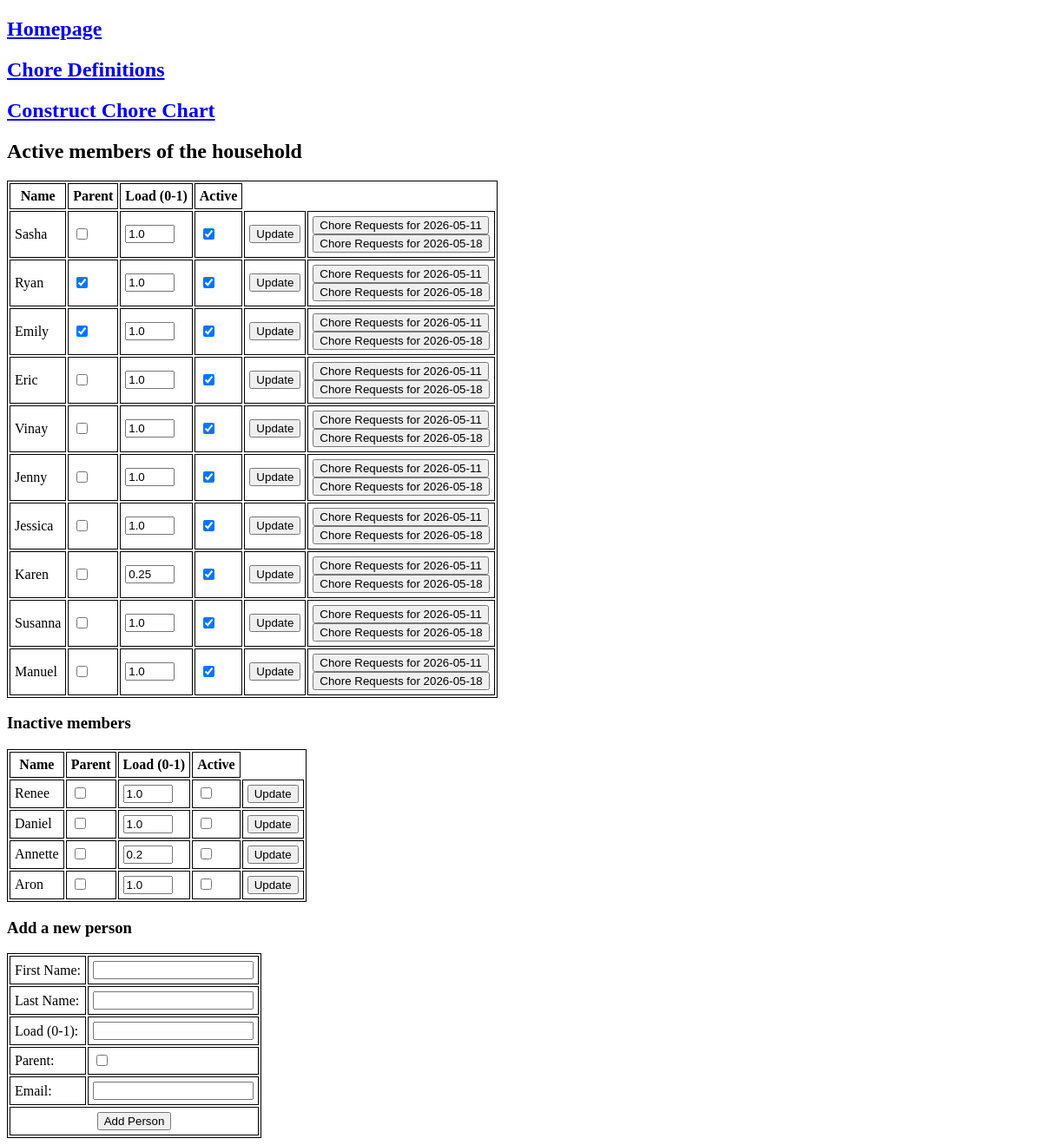
The app's page /people, older data.
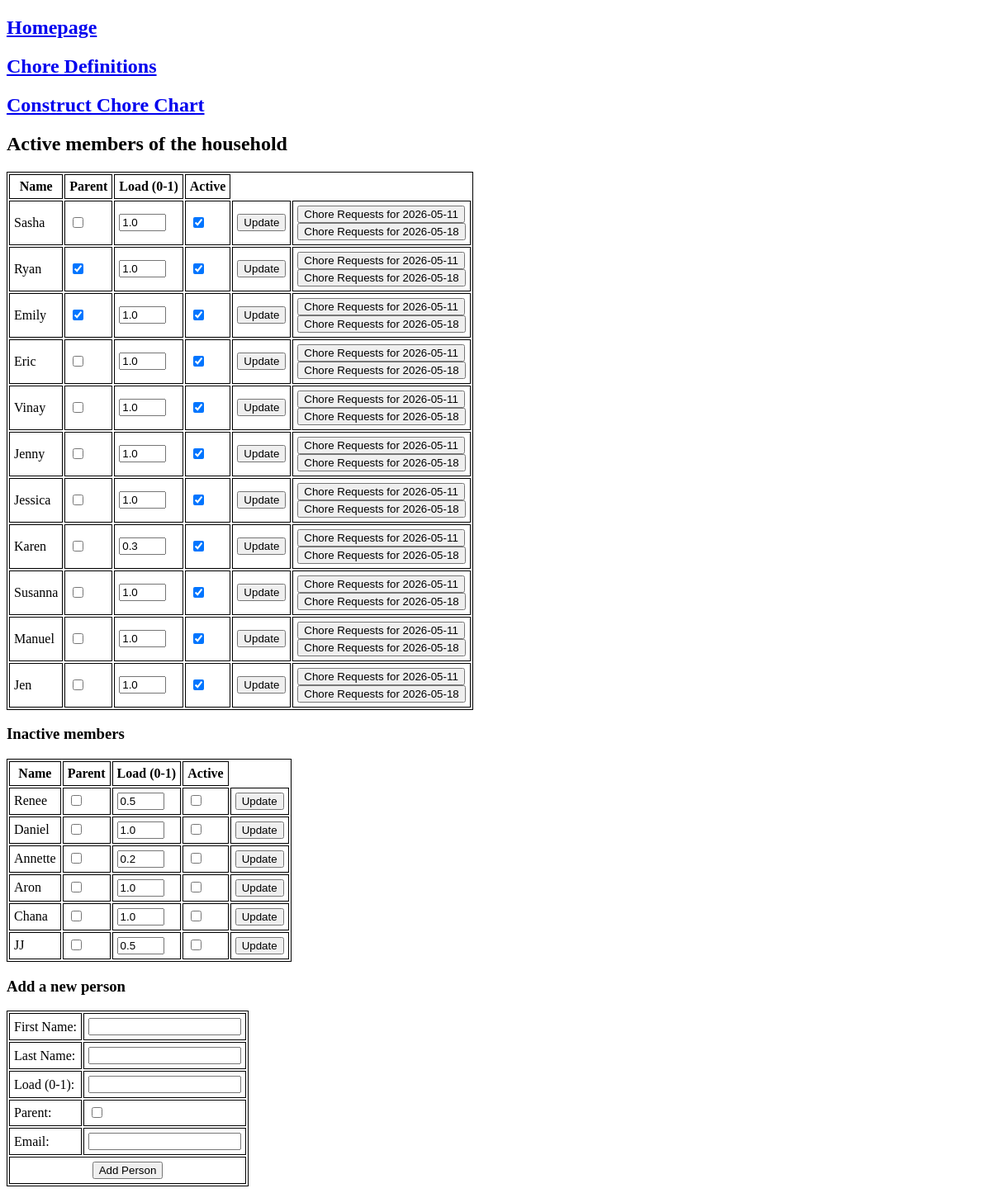
The same page, newer data.
### tables this page shows
CREATE TABLE "people" (
"id" INTEGER,
  "first_name" TEXT,
  "last_name" TEXT,
  "load_fraction" REAL,
  "parent" INTEGER,
  "active" INTEGER,
  "email" TEXT
);

### chore_chart.py (the view)
@app.route("/people")
def people():
    today = date.today()
    this_monday = today - timedelta(days = today.weekday())
    next_monday = this_monday + timedelta(days = 7)
    with sqlite3.connect(db) as con:
        people = pd.read_sql(con=con, sql="SELECT * FROM people")
    return render_template("people.html", people = people,
                           this_monday = this_monday,
                           next_monday = next_monday)

### templates/people.html (shortened to what this page needs)
<!doctype html>
<html>
<head>
  <link rel="stylesheet" href="{{ url_for('static', filename='style.css') }}">
</head>
<body>
  <h2><a href="/">Homepage</a></h2>
  <h2><a href="/tasks">Chore Definitions</a></h2>
  <h2><a href="/chores">Construct Chore Chart</a></h2>
  <h2>Active members of the household</h2>
  <table>
    <tr>
      <th>Name</th>
      <th>Parent</th>
      <th>Load (0-1)</th>
      <th>Active</th>
    </tr>
    {% for person in people.query('active == 1').itertuples() %}
    <tr>
      <td>{{person.first_name}}</td>
      <form method="POST" action="{{ url_for('update_person') }}">
	<td>
	  <input type="checkbox" name="parent" {{"checked" if person.parent else ""}}/>
	</td>
	<td>
	  <input type="text" name="frac" size="4" value="{{ person.load_fraction }}"/>
	</td>
	<td>
	  <input type="checkbox" name="active" {{"checked" if person.active else ""}}/>
	</td>
	<td>
	  <button type="sumbit">Update</button>
	</td>
      </form>
      <td>
	{% if person.active %}
	<form action="{{ url_for('requests', person_id = person.id,
		      monday = this_monday) }}", method="GET">
	  <button type="sumbit">Chore Requests for {{this_monday}}</button>
	</form>
	<form action="{{ url_for('requests', person_id = person.id,
		      monday = next_monday) }}", method="GET">
	  <button type="sumbit">Chore Requests for {{next_monday}}</button>
	</form>
	{% endif %}
      </td>
    </tr>
    {% endfor %}
  </table>
  <h3>Inactive members</h3>
  <table>
    <tr>
      <th>Name</th>
      <th>Parent</th>
      <th>Load (0-1)</th>
      <th>Active</th>
    </tr>
    {% for person in people.query('active == 0').itertuples() %}
    <tr>
      <td>{{person.first_name}}</td>
      <form method="POST" action="{{ url_for('update_person') }}">
	<td>
	  <input type="checkbox" name="parent" {{"checked" if person.parent else ""}}/>
	</td>
	<td>
	  <input type="text" name="frac" size="4" value="{{ person.load_fraction }}"/>
	</td>
	<td>
	  <input type="checkbox" name="active" {{"checked" if person.active else ""}}/>
	</td>
	<td>
	  <button type="sumbit">Update</button>
	</td>
      </form>
    </tr>
    {% endfor %}
  </table>
  <h3>Add a new person</h3>
  <form method="POST" action="{{ url_for('add_person') }}">
    <table>
      <tr>
	<td><label for="first_name">First Name:</label></td>
	<td><input type="text" id="first_name" name="first_name"></input></td>
      </tr>
      <tr>
	<td><label for="last_name">Last Name:</label></td>
	<td><input type="text" id="last_name" name="last_name"></input></td>
      </tr>
      <tr>
	<td><label for="frac">Load (0-1):</label></td>
	<td><input type="text" id="frac" name="frac"></input></td>
      </tr>
      <tr>
	<td><label for="parent">Parent:</label></td>
	<td><input type="checkbox" id="parent" name="parent"></input></td>
      </tr>
      <tr>
	<td><label for="email">Email:</label></td>
	<td><input type="text" id="email" name="email"></input></td>
      </tr>
      <tr>
	<td colspan="2" class="center-text">
	  <input type="submit" value="Add Person">
	</td>
      </tr>
    </table>
  </form>
</body>
</html>

### static/style.css (style rules this page uses)
table, th, td { border: 1px solid; }
th, td { padding: 5px; }
.center-text { text-align: center; }

Row changes from the older to the newer data that the page shows:
changed people "Karen": frac "0.25" → "0.3"
added people: first_name "Jen", frac "1.0", this_monday "2026-05-11", next_monday "2026-05-18", shown under "Active members of the household"
changed people "Renee": frac "1.0" → "0.5"
added people: first_name "Chana", frac "1.0", shown under "Inactive members"
added people: first_name "JJ", frac "0.5", shown under "Inactive members"
